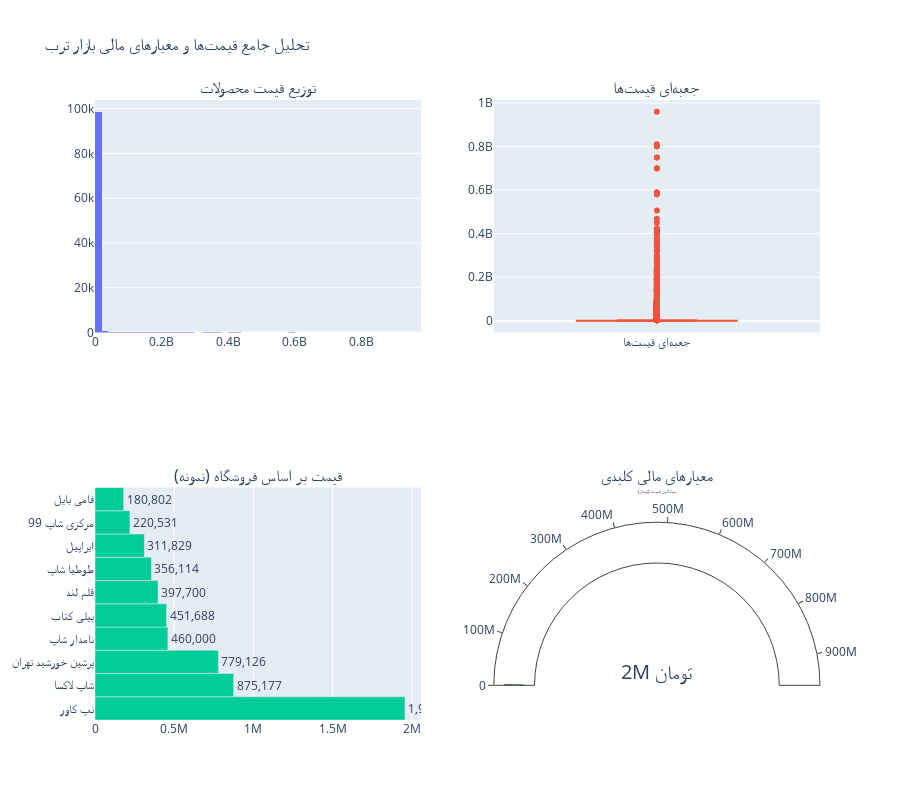

This figure's notebook cell:
### Code cell
# تحلیل قیمت و معیارهای مالی بازار
# Price Analysis and Financial Market Metrics

def price_and_financial_analysis():
    """تحلیل جامع قیمتها و معیارهای مالی"""
    
    print("💰 تحلیل قیمتها و معیارهای مالی بازار")
    print("="*50)
    
    # فیلتر کردن دادههای معتبر
    valid_products = products_df[
        (products_df['price'].notna()) & 
        (products_df['price'] > 0) & 
        (products_df['price'] < 1000000000)  # حذف قیمتهای غیر منطقی
    ].copy()
    
    print(f"📊 تعداد محصولات با قیمت معتبر: {len(valid_products):,}")
    
    # محاسبه آمار قیمت
    price_stats = {
        'میانگین': valid_products['price'].mean(),
        'میانه': valid_products['price'].median(),
        'انحراف معیار': valid_products['price'].std(),
        'حداقل': valid_products['price'].min(),
        'حداکثر': valid_products['price'].max(),
        'چارک اول': valid_products['price'].quantile(0.25),
        'چارک سوم': valid_products['price'].quantile(0.75)
    }
    
    # تخمین درآمد کل بازار
    estimated_daily_sales = len(valid_products) * 2  # میانگین 2 فروش در روز
    estimated_daily_revenue = valid_products['price'].mean() * estimated_daily_sales
    estimated_monthly_revenue = estimated_daily_revenue * 30
    estimated_yearly_revenue = estimated_daily_revenue * 365
    
    # نمودارهای تحلیل قیمت
    fig, axs = plt.subplots(2, 2, figsize=(14, 10))
    
    # Histogram: price distribution
    axs[0,0].hist(valid_products['price'], bins=50, color='lightblue', edgecolor='black')
    axs[0,0].set_title('توزیع قیمت محصولات')
    axs[0,0].set_xlabel('قیمت')
    axs[0,0].set_ylabel('تعداد')
    
    # Box plot: price
    sns.boxplot(y=valid_products['price'], ax=axs[0,1], color='lightgreen')
    axs[0,1].set_title('جعبهای قیمتها')
    axs[0,1].set_ylabel('قیمت')
    
    # Bar: average price by shop (top shops)
    top_shops_products = valid_products[
        valid_products['shop_id'].isin(valid_products['shop_id'].value_counts().head(10).index)
    ]
    
    shop_avg_prices = top_shops_products.groupby('shop_name')['price'].mean().sort_values(ascending=False).head(10)
    
    sns.barplot(x=shop_avg_prices.values, y=shop_avg_prices.index, ax=axs[1,0], palette='magma')
    axs[1,0].set_title('میانگین قیمت فروشگاهها')
    axs[1,0].set_xlabel('میانگین قیمت')
    axs[1,0].set_ylabel('فروشگاهها')
    for i, v in enumerate(shop_avg_prices.values):
        axs[1,0].text(v, i, f'{v:,.0f}', va='center')
    
    # Indicator-like text: key financial metrics
    metrics = {
        'میانگین قیمت': price_stats['میانگین'],
        'حداکثر قیمت': price_stats['حداکثر'],
        'تخمین درآمد روزانه': estimated_daily_revenue,
        'تخمین درآمد ماهانه': estimated_monthly_revenue,
        'تخمین درآمد سالانه': estimated_yearly_revenue
    }
    
    for i, (key, value) in enumerate(metrics.items()):
        axs[1,1].text(0.5, 1-i*0.15, f"{key}: {value:,.0f} تومان", ha='center', va='center', fontsize=14,
                     bbox=dict(facecolor='white', alpha=0.8, edgecolor='gray', boxstyle='round,pad=0.3'))
    
    axs[1,1].axis('off')
    
    plt.tight_layout()
    plt.suptitle('تحلیل جامع قیمتها و معیارهای مالی بازار ترب', y=1.02, fontsize=16)
    plt.show()
    
    # گزارش آماری
    print(f"\n📈 آمار قیمتها:")
    for key, value in price_stats.items():
        print(f"   💰 {key}: {value:,.0f} تومان")
    
    print(f"\n💼 تخمین درآمد بازار (محافظهکارانه):")
    print(f"   📅 درآمد روزانه: {estimated_daily_revenue:,.0f} تومان")
    print(f"   📆 درآمد ماهانه: {estimated_monthly_revenue:,.0f} تومان")
    print(f"   🗓️ درآمد سالانه: {estimated_yearly_revenue:,.0f} تومان")
    
    # تحلیل بازه قیمتی
    price_ranges = {
        'زیر 100 هزار': len(valid_products[valid_products['price'] < 100000]),
        '100 تا 500 هزار': len(valid_products[(valid_products['price'] >= 100000) & (valid_products['price'] < 500000)]),
        '500 هزار تا 1 میلیون': len(valid_products[(valid_products['price'] >= 500000) & (valid_products['price'] < 1000000)]),
        '1 تا 5 میلیون': len(valid_products[(valid_products['price'] >= 1000000) & (valid_products['price'] < 5000000)]),
        'بالای 5 میلیون': len(valid_products[valid_products['price'] >= 5000000])
    }
    
    print(f"\n🎯 توزیع محصولات بر اساس بازه قیمتی:")
    for range_name, count in price_ranges.items():
        percentage = (count / len(valid_products)) * 100
        print(f"   💸 {range_name}: {count:,} محصول ({percentage:.1f}%)")
    
    return price_stats, valid_products

# اجرای تحلیل قیمت و مالی
price_stats, valid_products = price_and_financial_analysis()

### Figure 1 — Plotly figure (JSON) as saved in the notebook; plotly's stock layout.template omitted (floating-point values rounded to 4 significant figures; data arrays with more than 128 entries replaced by an {"elided": "..."} marker saying what was removed)
{"data": [{"name": "توزیع قیمت", "nbinsx": 50, "type": "histogram", "x": {"elided": "99994 int values"}, "xaxis": "x", "yaxis": "y"}, {"name": "جعبهای قیمتها", "type": "box", "xaxis": "x2", "y": {"elided": "99994 int values"}, "yaxis": "y2"}, {"name": "میانگین قیمت فروشگاهها", "orientation": "h", "text": ["1,956,626", "875,177", "779,126", "460,000", "451,688", "397,700", "356,114", "311,829", "220,531", "180,802"], "textposition": "outside", "type": "bar", "x": [1957000.0, 875200.0, 779100.0, 460000.0, 451700.0, 397700.0, 356100.0, 311800.0, 220500.0, 180800.0], "xaxis": "x3", "y": ["نپ کاور", "شاپ لاکسا", "پرشین خورشید تهران", "نامدار شاپ", "بیلی کتاب", "قلم لند", "طوطیا شاپ", "ایراپیل", "مرکزی شاپ 99", "فامی بایل"], "yaxis": "y3"}, {"domain": {"x": [0.55, 1], "y": [0, 0.375]}, "gauge": {"axis": {"range": [0, 960000000]}, "bar": {"color": "darkgreen"}}, "mode": "number+gauge", "number": {"font": {"size": 20}, "suffix": " تومان"}, "title": {"text": "میانگین قیمت (تومان)"}, "type": "indicator", "value": 1948000.0}], "layout": {"annotations": [{"font": {"size": 16}, "showarrow": false, "text": "توزیع قیمت محصولات", "x": 0.225, "xanchor": "center", "xref": "paper", "y": 1, "yanchor": "bottom", "yref": "paper"}, {"font": {"size": 16}, "showarrow": false, "text": "جعبهای قیمتها", "x": 0.775, "xanchor": "center", "xref": "paper", "y": 1, "yanchor": "bottom", "yref": "paper"}, {"font": {"size": 16}, "showarrow": false, "text": "قیمت بر اساس فروشگاه (نمونه)", "x": 0.225, "xanchor": "center", "xref": "paper", "y": 0.375, "yanchor": "bottom", "yref": "paper"}, {"font": {"size": 16}, "showarrow": false, "text": "معیارهای مالی کلیدی", "x": 0.775, "xanchor": "center", "xref": "paper", "y": 0.375, "yanchor": "bottom", "yref": "paper"}], "height": 800, "showlegend": false, "title": {"text": "تحلیل جامع قیمتها و معیارهای مالی بازار ترب"}, "xaxis": {"anchor": "y", "domain": [0, 0.45]}, "xaxis2": {"anchor": "y2", "domain": [0.55, 1]}, "xaxis3": {"anchor": "y3", "domain": [0, 0.45]}, "yaxis": {"anchor": "x", "domain": [0.625, 1]}, "yaxis2": {"anchor": "x2", "domain": [0.625, 1]}, "yaxis3": {"anchor": "x3", "domain": [0, 0.375]}}}
